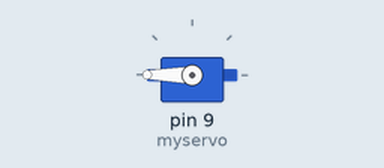
The sketch below on a simulated Arduino Uno, built with avr-gcc and run on an emulated ATmega328P. Parts: servo.

Above: at 0.05 s.
At 8.05 s:
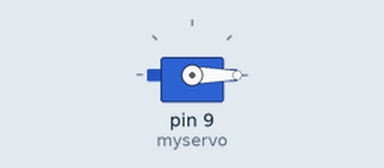
At 10.0 s:
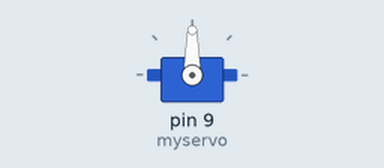
Timing chart, 0 to 13.0 s (numbered marks = the images above):
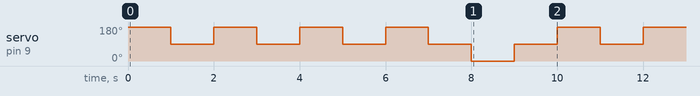

Measured:
- by itself, servo on pin 9 (myservo): repeats every 10.0 s: 3 × (180° 1.0 s, 90° 1.0 s), 0° 1.0 s, 90° 1.0 s, 180° 1.0 s, 90° 1.0 s

The sketch:

UnicorpServofinal.ino
```cpp
#include <Servo.h>
Servo myservo;

void setup() {

  myservo.attach(9); //attaches the servo on pin 9
}

void loop() {
  int i=1;
  while(i<=4)
  {
  myservo.write(180); //rotate counterclockwise at slow speed
  delay(1000);
  myservo.write(90);
  delay(1000);
  i++;
  }
  myservo.write(0);
  delay(1000);
  myservo.write(90);
  delay(1000);
}
```
